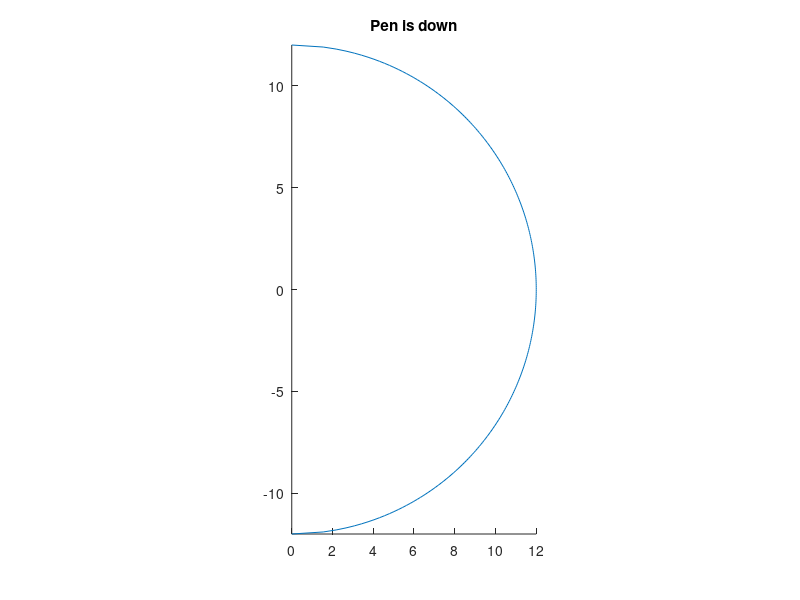

MATLAB code to generate this figure:
clear all;
close all;

saveName = 'square.txt';
r = 12;
button = 1;
yBound = -r:0.1:r;
xBound = sqrt(r.^2 - yBound.^2);

% Initial Locations
xLast = r;
yLast = 0;
pen = 1;

figure;
hold on;

plot(xBound,yBound);
title('Pen is down')
daspect([1 1 1])
xlim([0 r])
ylim([-r r])

fid = fopen(saveName, 'wt'); % open writeable text file

while (button ~= 3)
    [x,y,button]=ginput(1);
    if (button == 1)
        fprintf(fid, '%0.2f\t%0.2f\t%d\n',x,y,pen);
        
        if (pen == 0)
            color = 'r';
        else
            color = 'g';
        end
        plot([xLast x], [yLast y],color); 
        
        xLast = x;
        yLast = y;
   
    elseif (button == 2)
        pen = ~pen;
        if (pen == 0)
            title('Pen is up')
        else 
            title('Pen is down')
        end
    end
end



fclose(fid);

hold off;
close all;